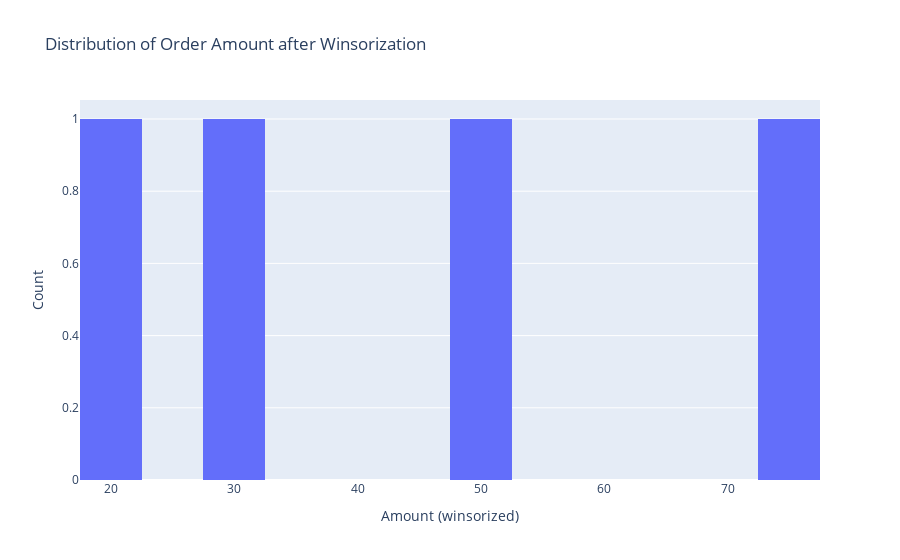

Notebook code cell kept with this figure:
### Markdown cell above
Q3. Distribution of Order Amount (After Winsorization)

### Code cell
fig = px.histogram(
    df,
    x="amount_winsor",
    nbins=20,
    title="Distribution of Order Amount after Winsorization"
)

fig.update_layout(
    xaxis_title="Amount (winsorized)",
    yaxis_title="Count"
)

save_fig(fig, FIGS / "amount_distribution_winsor.png")
fig

### Figure 1 — Plotly figure (JSON) as saved in the notebook; plotly's stock layout.template omitted (floating-point values rounded to 4 significant figures)
{"data": [{"bingroup": "x", "hovertemplate": "amount_winsor=%{x}<br>count=%{y}<extra></extra>", "legendgroup": "", "marker": {"color": "#636efa", "pattern": {"shape": ""}}, "name": "", "nbinsx": 20, "orientation": "v", "showlegend": false, "type": "histogram", "x": [50.0, 20.3, 30.0, 74.73, NaN], "xaxis": "x", "yaxis": "y"}], "layout": {"barmode": "relative", "legend": {"tracegroupgap": 0}, "title": {"text": "Distribution of Order Amount after Winsorization"}, "xaxis": {"anchor": "y", "domain": [0, 1], "title": {"text": "Amount (winsorized)"}}, "yaxis": {"anchor": "x", "domain": [0, 1], "title": {"text": "Count"}}}}
